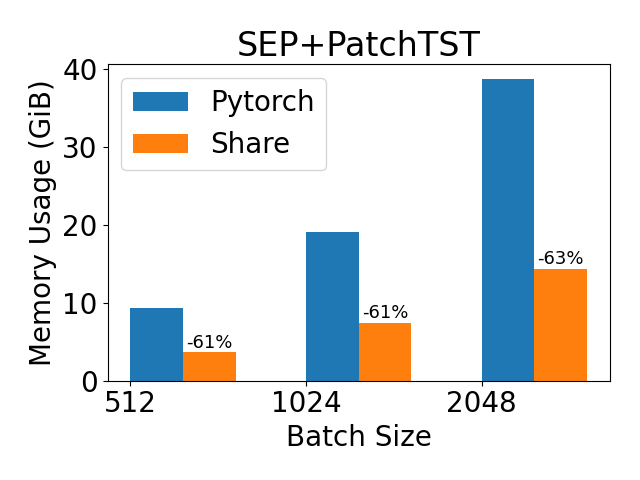

Here is the Python script that generated this plot:
import matplotlib.pyplot as plt
import numpy as np

labels = ['512', '1024', '2048']
pytorch = [9626, 19534, 39640]
share = [3754, 7610, 14726]
improve = [61,61,63]
pytorch = [x/1024 for x in pytorch]
share = [x/1024 for x in share]

x = np.arange(len(labels))  
width = 0.3  
plt.rcParams['font.size'] = 20

fig, ax = plt.subplots()
rects1 = ax.bar(x + width/2, pytorch, width, label='Pytorch')
rects2 = ax.bar(x + 1.5*width, share, width, label='Share')

# 在每个柱子上面加数据
for rect in rects2:
    yval = rect.get_height()
    text = "-"+str(improve[rects2.index(rect)])+"%"
    ax.text(rect.get_x() + rect.get_width()/2, yval + 0.05, text, ha='center', va='bottom',fontsize=13)

ax.set_xlabel('Batch Size')  # 设定x轴的单位为Batch Size
ax.set_ylabel('Memory Usage (GiB)')  # 设定y轴的单位为Memory Usage (MiB)
ax.set_title('SEP+PatchTST')
ax.set_xticks(x)
ax.set_xticklabels(labels)
ax.legend()

fig.tight_layout()

plt.savefig('patch.png')  # 放在plt.show()之前
plt.show()